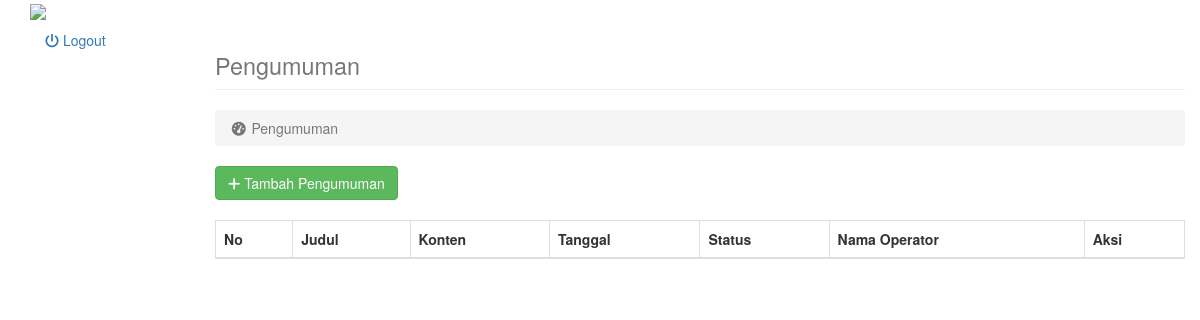
Before: /index.php/pengumuman with the older database file.
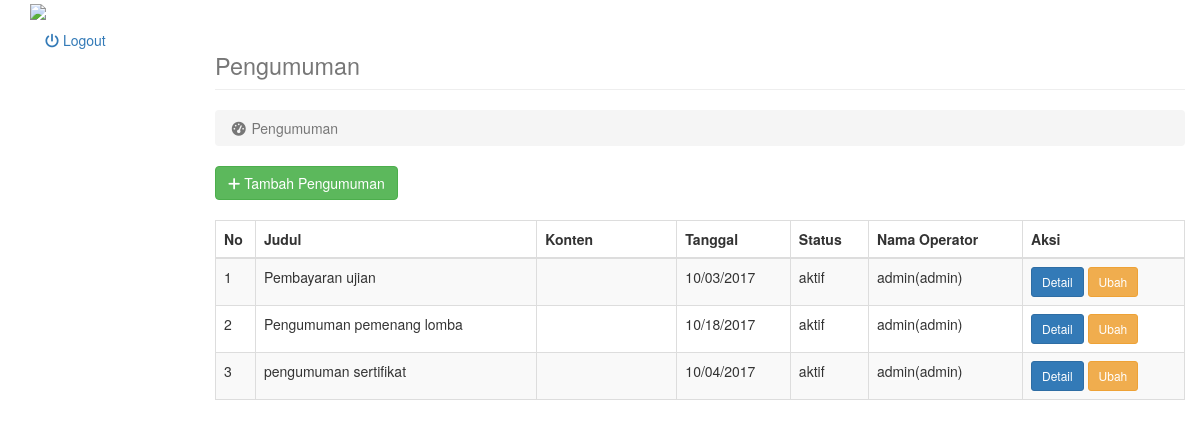
After: the same page with the newer database file.
### tables this page shows
CREATE TABLE `pengumuman` (
  `id` int(255) NOT NULL,
  `judul` varchar(255) NOT NULL,
  `konten` longtext NOT NULL,
  `tanggal` varchar(15) NOT NULL,
  `status` varchar(20) NOT NULL,
  `id_operator` int(11) NOT NULL
);

CREATE TABLE `users` (
  `id` int(255) NOT NULL,
  `username` varchar(255) NOT NULL,
  `nama` varchar(30) NOT NULL,
  `tgl_lahir` varchar(30) NOT NULL,
  `alamat` varchar(50) NOT NULL,
  `telpon` varchar(20) NOT NULL,
  `email` varchar(30) NOT NULL,
  `password` varchar(225) NOT NULL,
  `status` varchar(20) NOT NULL,
  `foto` text NOT NULL,
  `level` int(11) NOT NULL
);

### application/controllers/pengumuman.php (called while the page is built, shortened)
<?php if ( ! defined('BASEPATH')) exit('No direct script access allowed');
class Pengumuman extends CI_Controller {
	function __construct() {
		$this->load->library('session');
		$this->load->model('m_pengumuman');
		$this->load->model('m_users');
	}
	function index() {
		$data = array('pengumuman' => $this->m_pengumuman->get_pengumuman(), 'title' => 'Pengumuman');
		$data['slug'] = 'pengumuman';
		if($this->session->level == 4) {
			$data['content'] = 'pengumuman/content-block';
		} else {
			$data['content'] = 'pengumuman/lists';
		}
		$this->load->view('dashboard',$data);
	}
}

### index.php (called while the page is built, shortened)
<?php
require_once BASEPATH.'core/CodeIgniter.php';

### application/models/m_pengumuman.php (called while the page is built, shortened)
<?php if ( ! defined('BASEPATH')) exit('No direct script access allowed');
class M_pengumuman extends CI_Model {
	function get_pengumuman($filter = null) {
		$query = $this->db->get_where('pengumuman', $filter);
		return $query->result_object();
	}
}

### application/models/m_users.php (called while the page is built, shortened)
<?php  if ( ! defined('BASEPATH')) exit('No direct script access allowed');
class M_users extends CI_Model {
	function detail_users($id){
		$this->db->where('id', $id);
		$query = $this->db->get('users');
		return $query->row_array();
	}
}
?>

### application/views/pengumuman/lists.php (the view, shortened to what this page needs)
<a href="<?= base_url($slug); ?>/form" class="btn btn-success"><i class="fa fa-plus"></i> Tambah <?= $title;?></a>
<br><br>
<div class="table-responsive">
    <table class="table table-bordered table-hover table-striped">
        <thead>
            <tr>
                <th>No</th>
                <th>Judul</th>
                <th>Konten</th>
                <th>Tanggal</th>
                <th>Status</th>
                <th>Nama Operator</th>
                <th>Aksi</th>
            </tr>
        </thead>
        <tbody>
        <?php
        if(!empty($pengumuman)) :
            $no = 1;
            foreach($pengumuman as $val) {
                $operator = $this->m_users->detail_users($val->id_operator);
            ?>
            <tr>
                <td width="40px"><?= $no++?></td>
                <td><?= $val->judul; ?></td>
                <td width="140px"><span class="editor"></span></td>
                <td><?= $val->tanggal; ?></td>
                <td><?= $val->status; ?></td>
                <td><?= $operator['nama']. '('. $operator['username']; ?>)</td>
                <td>
                    <a href="<?= base_url($slug);?>/detail/<?= $val->id; ?>" class="btn btn-sm btn-primary">Detail</a>
                    <a href="<?= base_url($slug);?>/form/<?= $val->id; ?>" class="btn  btn-sm btn-warning">Ubah</a>
                </td>
            </tr>
            <?php }
        endif;
        ?>
        </tbody>
    </table>
</div>

### application/views/header.php (shortened to what this page needs)
<!DOCTYPE html>
<html lang="en">
<head>
    <link href="<?= base_url('assets/css/bootstrap.min.css'); ?>" rel="stylesheet" type="text/css"/>
    <link href="<?= base_url('assets/css/custom.css'); ?>" rel="stylesheet" type="text/css"/>
    <link href="<?= base_url('assets/css/font-awesome.min.css'); ?>" rel="stylesheet" type="text/css"/>
    <link href="<?= base_url('assets/css/jquery.timepicker.css'); ?>" rel="stylesheet" type="text/css"/>
    <link href="<?= base_url('assets/css/bootstrap-datepicker.css'); ?>" rel="stylesheet" type="text/css"/>
    <link href="<?= base_url('assets/css/magnific-popup.css'); ?>" rel="stylesheet" type="text/css"/>
    <link href="<?= base_url('assets/css/creative.min.css'); ?>" rel="stylesheet" type="text/css"/>
    <link href="<?= base_url('assets/css/style.css'); ?>" rel="stylesheet" type="text/css"/>
</head>
<body>

### application/views/dashboard.php (shortened to what this page needs)
<?php
$data['nomenu'] = true;
$this->load->view('header', $data); ?>
    <div class="container-fluid">
        <div class="row">
            <?php $this->load->view('side'); ?>
            <div class="col-xs-12 col-sm-9 col-md-10 right-md">
                <h1 class="page-header">
                    <small><?= $title;?></small>
                </h1>
                <ol class="breadcrumb">
                    <li class="active">
                        <i class="fa fa-fw fa-dashboard"></i> <?= $title;?>
                    </li>
                </ol>
                <?php if($content != null) {
                    $this->load->view($content);
                } ?>
            </div>
        </div>
    </div>
<?php $this->load->view('footer'); ?>

### application/views/side.php (shortened to what this page needs)
<div class="col-xs-12 col-sm-3 col-md-2 clear-md fixed-top">
    <div class="collapse navbar-collapse navbar-ex1-collapse">
        <ul class="nav side-nav">
            <div class="logo2">
                <a href="<?= base_url();?>dashboard"><img src="<?= base_url(); ?>assets/images/logo2.png" width="160px"></a>
            </div>
            <li>
                <a class="nav-link" href="<?= base_url('home/logout'); ?>"><span class="icon-menu fa fa-power-off" aria-hidden="true"></span> Logout</a>
            </li>
        </ul>
    </div>
</div>

### application/views/footer.php (shortened to what this page needs)
</body>
</html>

Changed rows visible on the page:
added pengumuman: judul "Pembayaran ujian", tanggal "10/03/2017", status "aktif", users.nama "admin", users.username "admin"
added pengumuman: judul "Pengumuman pemenang lomba", tanggal "10/18/2017", status "aktif", users.nama "admin", users.username "admin"
added pengumuman: judul "pengumuman sertifikat", tanggal "10/04/2017", status "aktif", users.nama "admin", users.username "admin"
